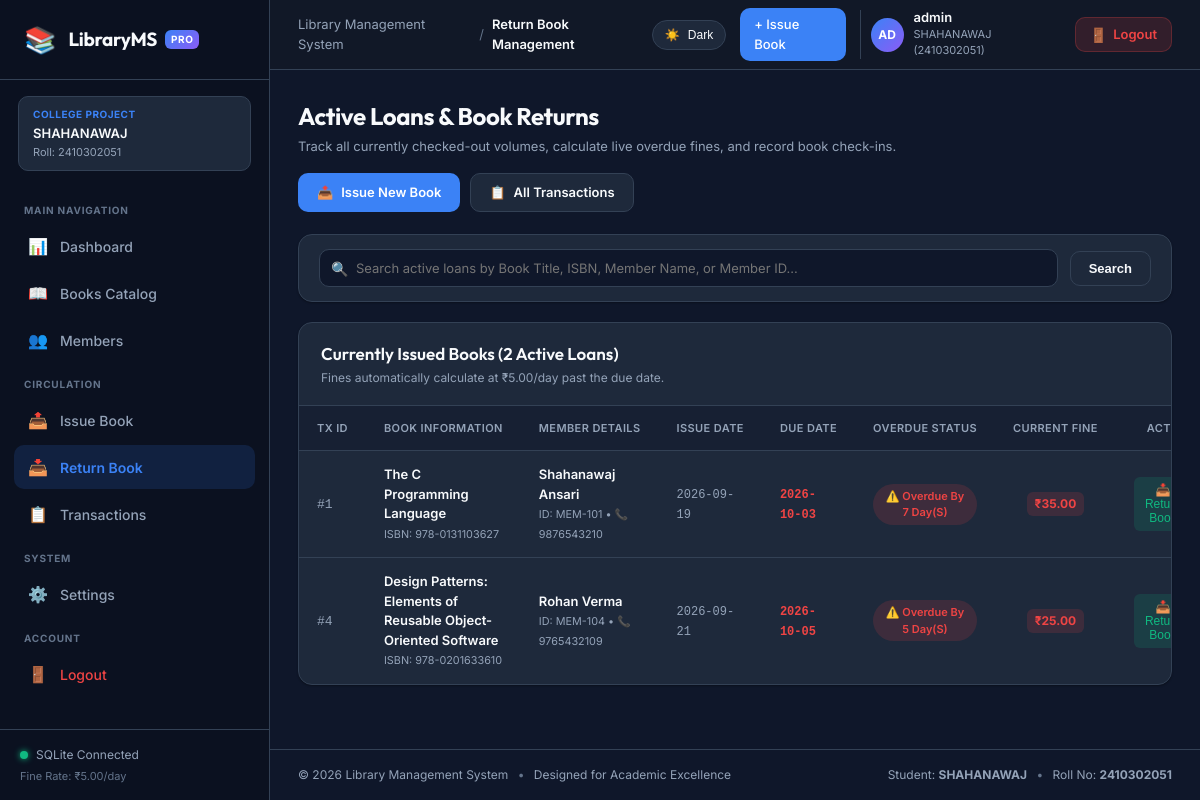
The page /return (signed in) on the database as committed earlier.
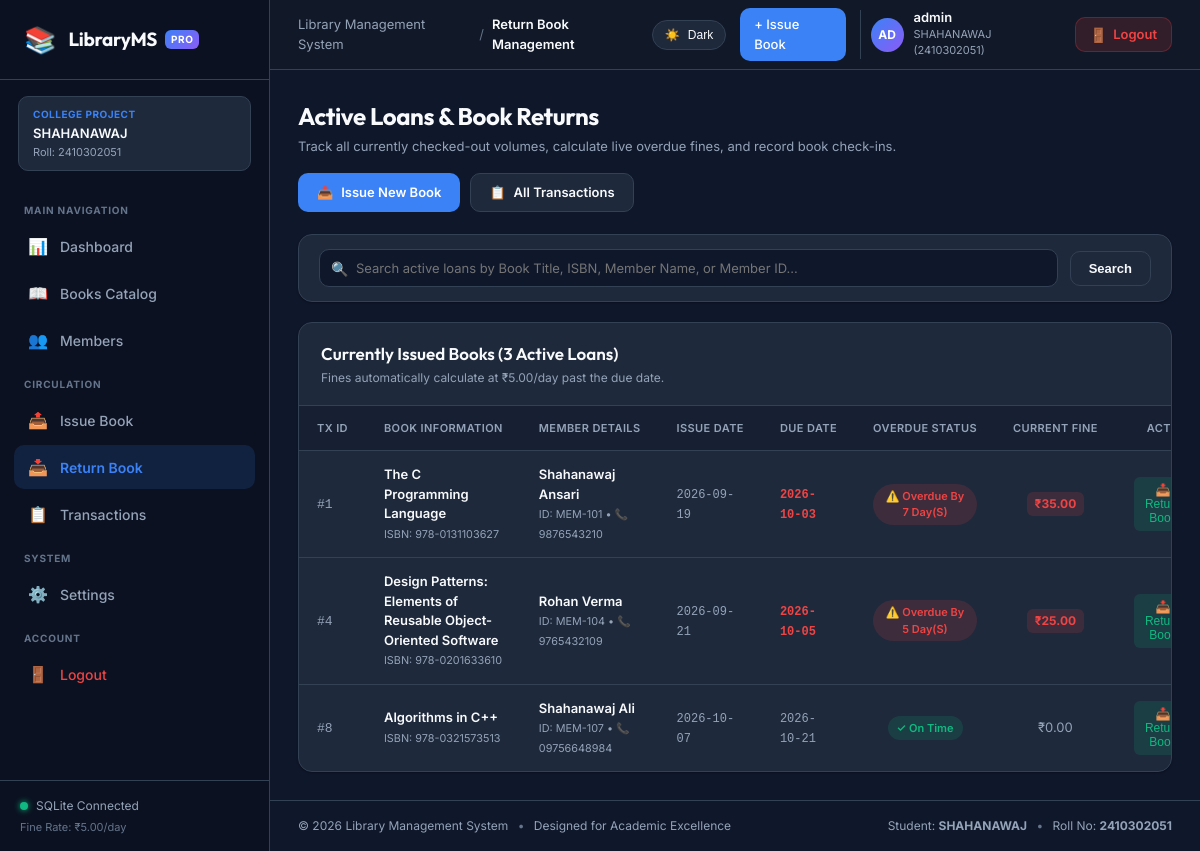
The same page on the database as committed later.
### tables this page shows
CREATE TABLE transactions (
            id INTEGER PRIMARY KEY AUTOINCREMENT,
            book_id INTEGER NOT NULL,
            member_id INTEGER NOT NULL,
            issue_date TEXT NOT NULL,
            due_date TEXT NOT NULL,
            return_date TEXT,
            status TEXT DEFAULT 'Issued',
            fine REAL DEFAULT 0.0,
            FOREIGN KEY (book_id) REFERENCES books(id) ON DELETE CASCADE,
            FOREIGN KEY (member_id) REFERENCES members(id) ON DELETE CASCADE
        );

CREATE TABLE books (
            id INTEGER PRIMARY KEY AUTOINCREMENT,
            isbn TEXT UNIQUE NOT NULL,
            title TEXT NOT NULL,
            author TEXT NOT NULL,
            category TEXT NOT NULL,
            quantity INTEGER NOT NULL CHECK(quantity >= 0),
            available INTEGER NOT NULL CHECK(available >= 0)
        );

CREATE TABLE members (
            id INTEGER PRIMARY KEY AUTOINCREMENT,
            member_id TEXT UNIQUE NOT NULL,
            name TEXT NOT NULL,
            phone TEXT NOT NULL,
            email TEXT NOT NULL
        );

### app.py (the view)
@app.route("/return")
def return_book():
    search_query = request.args.get("q", "").strip()
    active_loans = TransactionService.get_active_issued_transactions(search_query=search_query)
    today_str = TransactionService.get_today_str()
    return render_template(
        "return_book.html",
        active_loans=active_loans,
        search_query=search_query,
        today_str=today_str
    )

### app.py (called while the page is built)
@app.context_processor
def inject_globals():
    settings = SettingsService.load_settings()
    current_theme = session.get("theme", "dark" if settings.get("dark_mode", True) else "light")
    current_user = None
    if session.get("user_id"):
        current_user = {
            "id": session.get("user_id"),
            "username": session.get("username", "admin"),
            "role": session.get("role", "Admin")
        }
    return {
        "app_title": APP_TITLE,
        "app_subtitle": APP_SUBTITLE,
        "student_name": STUDENT_NAME,
        "student_roll": STUDENT_ROLL,
        "currency_symbol": CURRENCY_SYMBOL,
        "fine_per_day": FINE_PER_DAY,
        "default_loan_days": DEFAULT_LOAN_DAYS,
        "current_theme": current_theme,
        "current_user": current_user,
        "now_year": datetime.now().year,
        "current_endpoint": request.endpoint or ""
    }

@app.after_request
def add_cache_control_headers(response):
    response.headers["Cache-Control"] = "no-cache, no-store, must-revalidate, max-age=0"
    response.headers["Pragma"] = "no-cache"
    response.headers["Expires"] = "0"
    return response

@app.before_request
def require_authentication():
    open_endpoints = {"login", "signup", "static", "toggle_theme"}
    if request.endpoint and request.endpoint not in open_endpoints:
        if not session.get("user_id"):
            if request.endpoint != "index":
                flash("Please log in to access the library management system.", "warning")
            return redirect(url_for("login", next=request.path))

### database.py (called while the page is built)
def get_db_connection():
    os.makedirs(DB_DIR, exist_ok=True)
    conn = sqlite3.connect(DB_PATH, timeout=10.0)
    conn.execute("PRAGMA foreign_keys = ON;")
    conn.row_factory = sqlite3.Row
    return conn

### services/transaction_service.py (called while the page is built)
    @staticmethod
    def get_today_str() -> str:
        return datetime.now().strftime("%Y-%m-%d")

### templates/return_book.html (shortened to what this page needs)
{% extends "base.html" %}
{% block page_name %}Return Book Management{% endblock %}
{% block content %}
<div class="circulation-page-container">
    <div class="page-header">
        <div class="header-titles">
            <h1 class="page-title">Active Loans & Book Returns</h1>
            <p class="page-subtitle">Track all currently checked-out volumes, calculate live overdue fines, and record book check-ins.</p>
        </div>
        <div class="header-actions">
            <a href="{{ url_for('issue_book') }}" class="btn btn-primary">
                <span class="btn-icon">📤</span> Issue New Book
            </a>
            <a href="{{ url_for('transactions_list') }}" class="btn btn-secondary">
                <span class="btn-icon">📋</span> All Transactions
            </a>
        </div>
    </div>
    <div class="card toolbar-card">
        <form method="GET" action="{{ url_for('return_book') }}" class="filter-toolbar-form">
            <div class="search-input-group">
                <span class="search-icon">🔍</span>
                <input
                    type="text"
                    name="q"
                    value="{{ search_query }}"
                    placeholder="Search active loans by Book Title, ISBN, Member Name, or Member ID..."
                    class="form-control search-input"
                >
            </div>
            <button type="submit" class="btn btn-secondary">Search</button>
        </form>
    </div>
    <div class="card">
        <div class="card-header">
            <div>
                <h2 class="card-title">Currently Issued Books ({{ active_loans|length }} Active Loans)</h2>
                <p class="card-subtitle">Fines automatically calculate at {{ currency_symbol }}{{ "%.2f"|format(fine_per_day) }}/day past the due date.</p>
            </div>
        </div>
        <div class="table-responsive">
            <table class="data-table">
                <thead>
                    <tr>
                        <th style="width: 70px;">Tx ID</th>
                        <th>Book Information</th>
                        <th>Member Details</th>
                        <th style="width: 120px;">Issue Date</th>
                        <th style="width: 120px;">Due Date</th>
                        <th style="width: 140px; text-align: center;">Overdue Status</th>
                        <th style="width: 120px; text-align: center;">Current Fine</th>
                        <th style="width: 150px; text-align: right;">Action</th>
                    </tr>
                </thead>
                <tbody>
                    {% if active_loans %}
                        {% for loan in active_loans %}
                        <tr>
                            <td><span class="text-muted font-mono">#{{ loan.id }}</span></td>
                            <td>
                                <div class="font-semibold">{{ loan.book_title }}</div>
                                <div class="text-muted"><small>ISBN: {{ loan.isbn }}</small></div>
                            </td>
                            <td>
                                <div class="font-semibold">{{ loan.member_name }}</div>
                                <div class="text-muted"><small>ID: {{ loan.member_code }} • 📞 {{ loan.phone }}</small></div>
                            </td>
                            <td><span class="date-chip">{{ loan.issue_date }}</span></td>
                            <td>
                                <span class="date-chip {% if loan.is_overdue %}date-chip-overdue{% endif %}">
                                    {{ loan.due_date }}
                                </span>
                            </td>
                            <td style="text-align: center;">
                                {% if loan.is_overdue %}
                                    <span class="badge badge-danger">
                                        ⚠️ Overdue by {{ loan.overdue_days }} day(s)
                                    </span>
                                {% else %}
                                    <span class="badge badge-success">
                                        ✓ On Time
                                    </span>
                                {% endif %}
                            </td>
                            <td style="text-align: center;">
                                {% if loan.current_fine and loan.current_fine > 0 %}
                                    <span class="fine-badge">{{ currency_symbol }}{{ "%.2f"|format(loan.current_fine) }}</span>
                                {% else %}
                                    <span class="text-muted">₹0.00</span>
                                {% endif %}
                            </td>
                            <td style="text-align: right;">
                                <button
                                    type="button"
                                    class="action-btn action-btn-return"
                                    onclick="openReturnModal('{{ loan.id }}', '{{ loan.book_title|replace('\'', '\\\'') }}', '{{ loan.member_name|replace('\'', '\\\'') }}', '{{ loan.is_overdue }}', '{{ loan.overdue_days }}', '{{ loan.current_fine }}')"
                                    title="Process Book Return"
                                >
                                    📥 Return Book
                                </button>
                            </td>
                        </tr>
                        {% endfor %}
                    {% endif %}
                </tbody>
            </table>
        </div>
    </div>
</div>
{% endblock %}

### templates/base.html (shortened to what this page needs)
<!DOCTYPE html>
<html lang="en" data-theme="{{ current_theme }}">
<head>
    <link rel="stylesheet" href="{{ url_for('static', filename='css/style.css') }}">
</head>
<body class="theme-{{ current_theme }}">
    <div class="app-container">
        <aside class="sidebar" id="sidebar">
            <div class="sidebar-header">
                <a href="{{ url_for('dashboard') }}" class="brand-link">
                    <div class="brand-icon">📚</div>
                    <div class="brand-info">
                        <span class="brand-title">LibraryMS</span>
                        <span class="brand-badge">PRO</span>
                    </div>
                </a>
            </div>
            <div class="sidebar-project-tag">
                <div class="tag-title">College Project</div>
                <div class="tag-student">{{ student_name }}</div>
                <div class="tag-roll">Roll: {{ student_roll }}</div>
            </div>
            <nav class="sidebar-nav">
                <div class="nav-section-label">MAIN NAVIGATION</div>
                <a href="{{ url_for('dashboard') }}" class="nav-item {% if current_endpoint == 'dashboard' %}active{% endif %}">
                    <span class="nav-icon">📊</span>
                    <span class="nav-label">Dashboard</span>
                </a>
                <a href="{{ url_for('books_list') }}" class="nav-item {% if 'books' in current_endpoint %}active{% endif %}">
                    <span class="nav-icon">📖</span>
                    <span class="nav-label">Books Catalog</span>
                </a>
                <a href="{{ url_for('members_list') }}" class="nav-item {% if 'members' in current_endpoint %}active{% endif %}">
                    <span class="nav-icon">👥</span>
                    <span class="nav-label">Members</span>
                </a>
                <div class="nav-section-label">CIRCULATION</div>
                <a href="{{ url_for('issue_book') }}" class="nav-item {% if current_endpoint == 'issue_book' %}active{% endif %}">
                    <span class="nav-icon">📤</span>
                    <span class="nav-label">Issue Book</span>
                </a>
                <a href="{{ url_for('return_book') }}" class="nav-item {% if current_endpoint == 'return_book' %}active{% endif %}">
                    <span class="nav-icon">📥</span>
                    <span class="nav-label">Return Book</span>
                </a>
                <a href="{{ url_for('transactions_list') }}" class="nav-item {% if current_endpoint == 'transactions_list' %}active{% endif %}">
                    <span class="nav-icon">📋</span>
                    <span class="nav-label">Transactions</span>
                </a>
                <div class="nav-section-label">SYSTEM</div>
                <a href="{{ url_for('settings') }}" class="nav-item {% if current_endpoint == 'settings' %}active{% endif %}">
                    <span class="nav-icon">⚙️</span>
                    <span class="nav-label">Settings</span>
                </a>
                <div class="nav-section-label">ACCOUNT</div>
                <a href="{{ url_for('logout') }}" class="nav-item nav-item-logout" title="Sign out of system">
                    <span class="nav-icon">🚪</span>
                    <span class="nav-label">Logout</span>
                </a>
            </nav>
            <div class="sidebar-footer">
                <div class="system-status-indicator">
                    <span class="status-dot"></span>
                    <span class="status-text">SQLite Connected</span>
                </div>
                <div class="system-fine-rate">Fine Rate: {{ currency_symbol }}{{ "%.2f"|format(fine_per_day) }}/day</div>
            </div>
        </aside>
        <div class="main-wrapper">
            <header class="top-header">
                <div class="header-left">
                    <div class="header-breadcrumbs">
                        <span class="breadcrumb-app">Library Management System</span>
                        <span class="breadcrumb-separator">/</span>
                        <span class="breadcrumb-current">{% block page_name %}Dashboard{% endblock %}</span>
                    </div>
                </div>
                <div class="header-right">
                    <button class="theme-toggle-btn" id="themeToggleBtn" title="Toggle Dark/Light Mode">
                        <span class="theme-icon-light">☀️</span>
                        <span class="theme-label" id="themeLabel">Theme</span>
                    </button>
                    <a href="{{ url_for('issue_book') }}" class="header-btn header-btn-primary" title="Issue a book">
                        <span>+ Issue Book</span>
                    </a>
                    <div class="user-profile-badge">
                        <div class="avatar-circle">
                            {{ (current_user.username[:2]|upper) if current_user else 'AD' }}
                        </div>
                        <div class="user-details">
                            <span class="user-name">{{ current_user.username if current_user else 'Administrator' }}</span>
                            <span class="user-role">{{ student_name }} ({{ student_roll }})</span>
                        </div>
                    </div>
                    <a href="{{ url_for('logout') }}" class="header-btn header-btn-logout" title="Sign out of system">
                        <span class="logout-icon">🚪</span>
                        <span class="logout-text">Logout</span>
                    </a>
                </div>
            </header>
            <main class="content-container">
                {% block content %}{% endblock %}
            </main>
            <footer class="app-footer">
                <div class="footer-left">
                    <span>© {{ now_year }} {{ app_title }}</span>
                    <span class="footer-dot">•</span>
                    <span>Designed for Academic Excellence</span>
                </div>
                <div class="footer-right">
                    <span>Student: <strong>{{ student_name }}</strong></span>
                    <span class="footer-dot">•</span>
                    <span>Roll No: <strong>{{ student_roll }}</strong></span>
                </div>
            </footer>
        </div>
    </div>
</body>
</html>

Rows that differ between the two databases and show on the page:
added transactions: id "8", book_title "Algorithms in C++", isbn "978-0321573513", member_name "Shahanawaj Ali", member_code "MEM-107", phone "09756648984", issue_date "2026-10-07", due_date "2026-10-21", shows "✓ On Time", shows "₹0.00"
Other text that changed with them:
{{ active_loans|length }}: "2" → "3"
